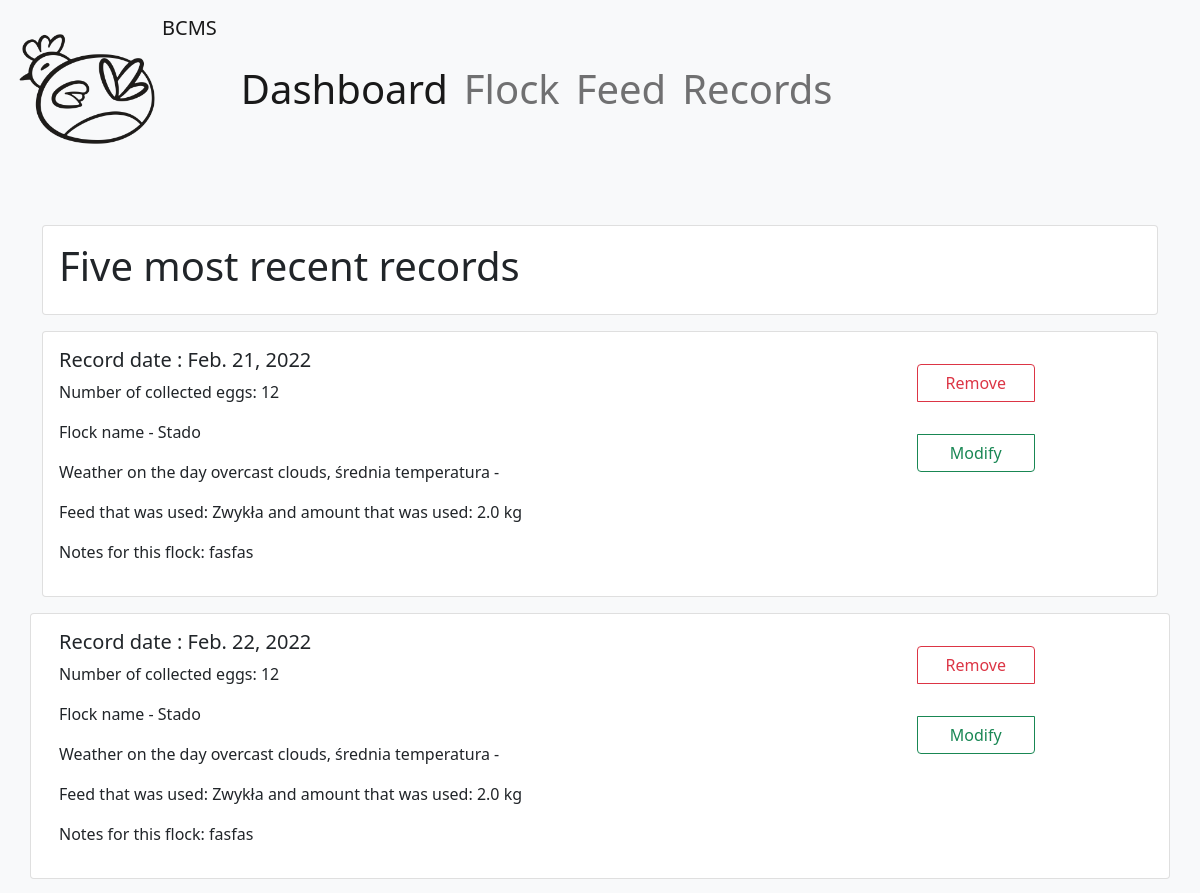
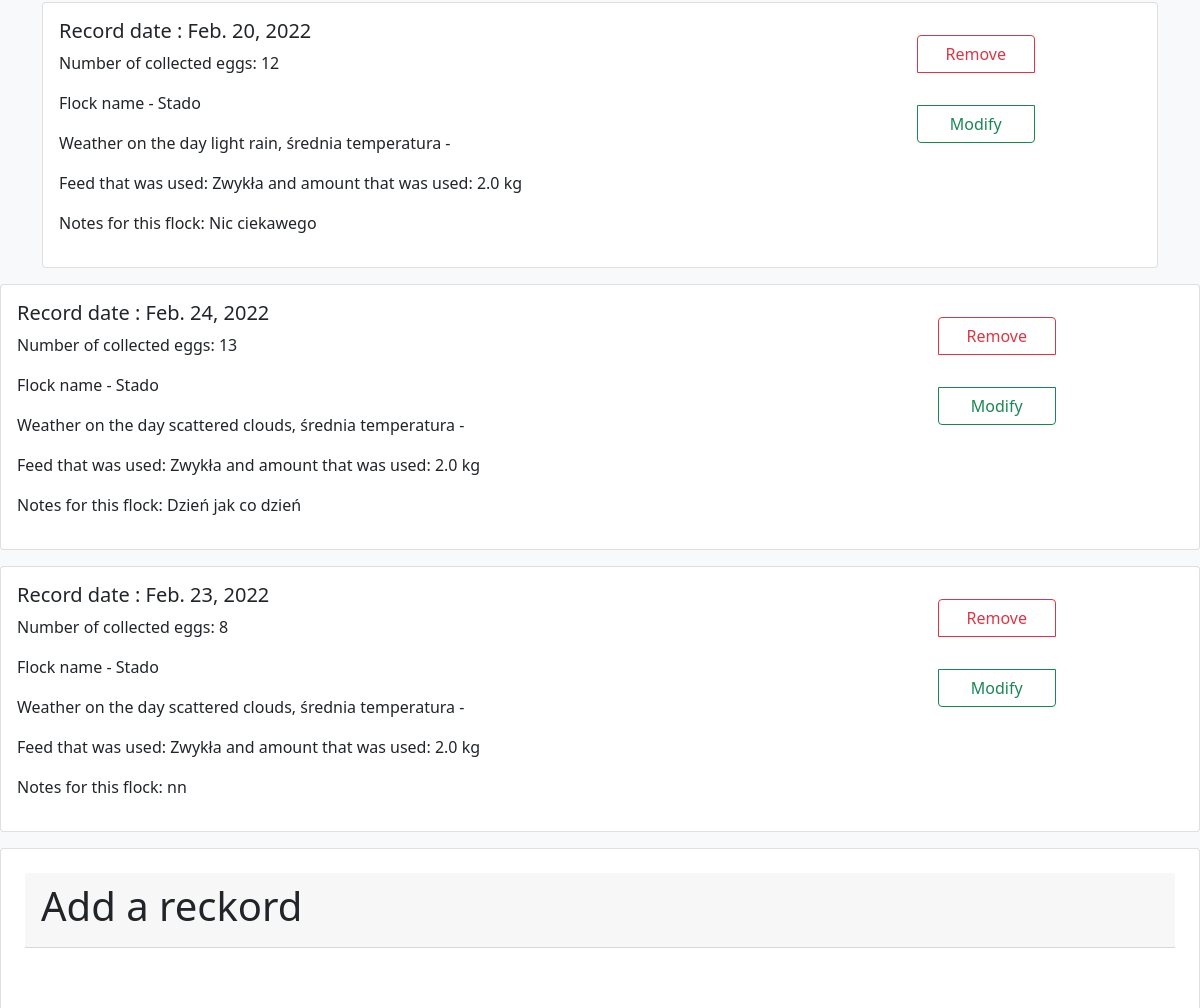
Page /frecords/ (upper part) on the earlier database version (2 pictures, top to bottom).
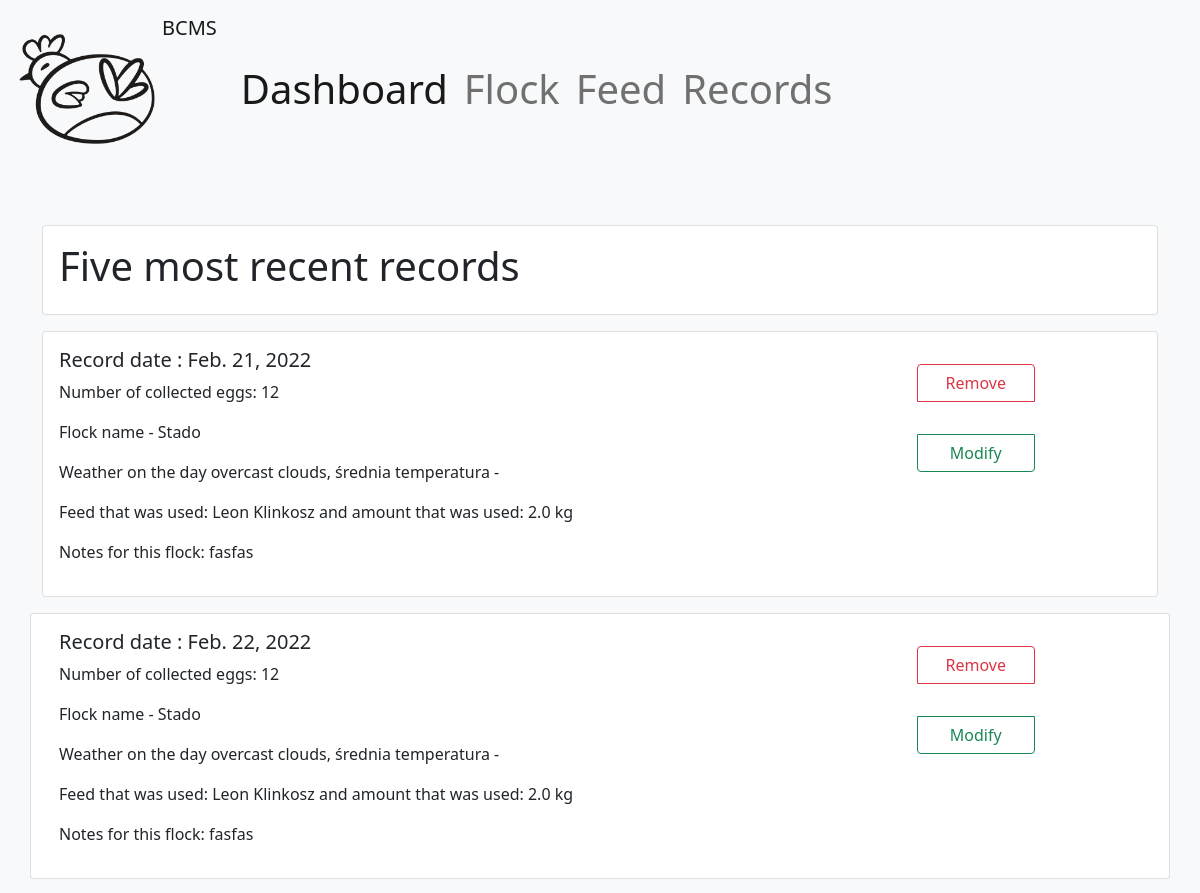
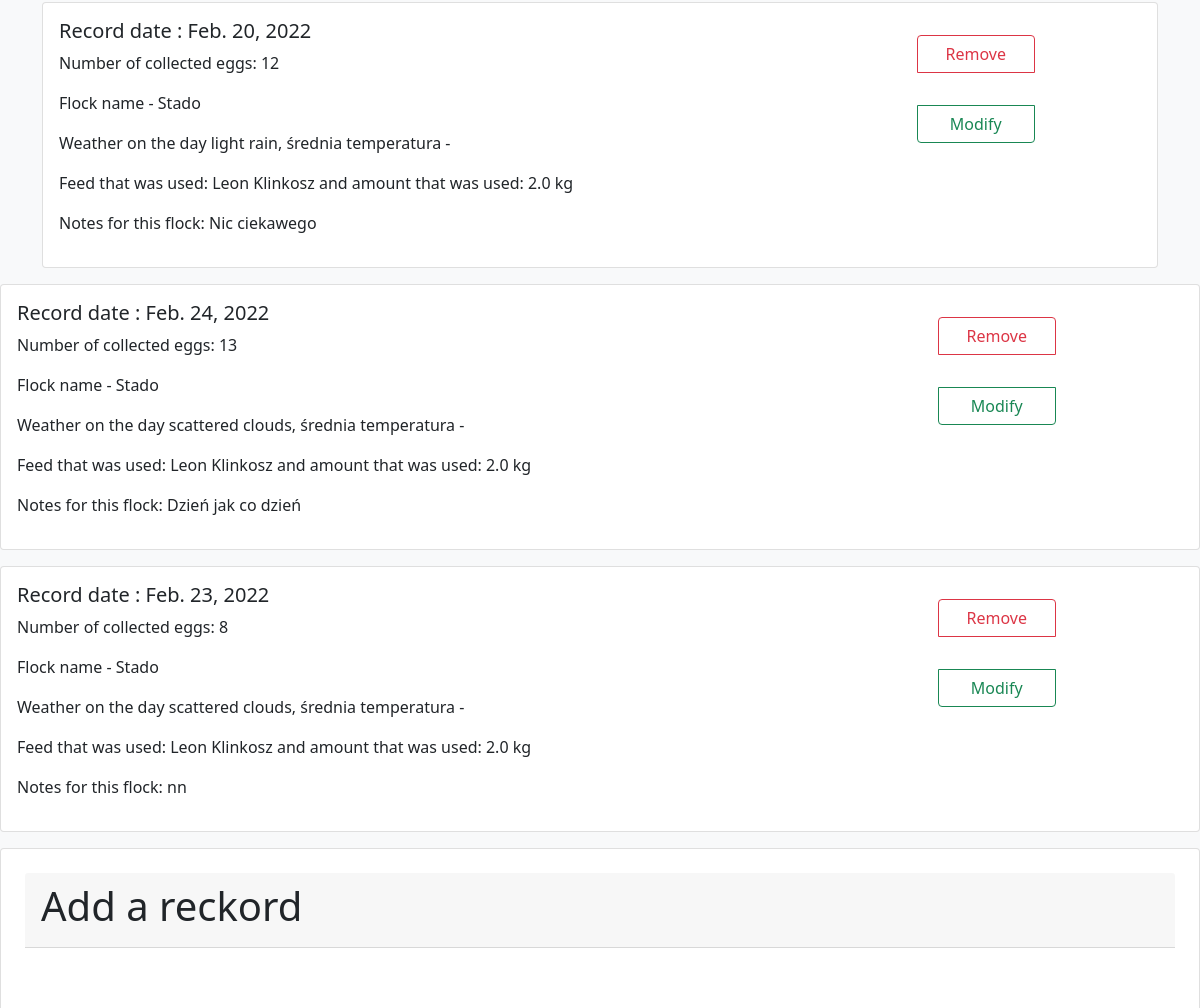
Same page on the later database version (2 pictures, top to bottom).
### home/models.py (models this page shows, shortened)
class CoupeDay(models.Model):
    date = models.DateField(unique=True, default=date.today)
    collected_eggs = models.IntegerField()
    flock = models.ForeignKey(Flock, on_delete=models.PROTECT)
    notes = models.CharField(max_length=255)
    weather = models.OneToOneField(Weather, on_delete=models.CASCADE)
    feed = models.ForeignKey(Feed, on_delete=models.PROTECT)
    feed_amount_kg = models.DecimalField(max_digits=4, decimal_places=1)

class Feed(models.Model):
    name = models.CharField(max_length=64)
    ingredients = models.CharField(max_length=255)
    notes = models.CharField(max_length=255)
    def __str__(self):
        return self.name

class Flock(models.Model):
    name = models.CharField(max_length=64)
    birds_count = models.IntegerField(verbose_name='birds')
    breed = models.CharField(max_length=64)
    notes = models.CharField(max_length=255)
    location = models.CharField(max_length=64)
    def __str__(self):
        return self.name

class Weather(models.Model):
    av_temp = models.SmallIntegerField()
    description = models.CharField(max_length=64)

### home/views.py (the view, shortened to what this page needs)
# urls.py: path('frecords/', CoupeDayView.as_view(), name='records'),
class CoupeDayView(View):
    def get(self, request):
        form = CoupeDayForm()
        records = CoupeDay.objects.all()[:5]
        ctx = {
            'form': form,
            'records': records
        }
        return render(request, 'home/records-view.html', ctx)

### home/templates/home/records-view.html (shortened to what this page needs)
{% extends 'base.html' %}
{% load crispy_forms_filters %}
{% load crispy_forms_tags %}
{% load static %}
{% block content %}
    <body class="bg-light">
    <div class="card mb-3 ">
        <div class="card-body">
            <h1> Five most recent records </h1>
        </div>
    </div>
    {% for record in records %}
        <div class="card mb3 mt-3">
            <div class="row">
                <div class="col-9">
                    <div>
                        <div class="card-body mb-3">
                            <h5 class="card-title">Record date : {{ record.date }}</h5>
                            <p class="card-text">Number of collected eggs: {{ record.collected_eggs }}</p>
                            <p class="card-text">Flock name - {{ record.flock.name }}</p>
                            <p class="card-text">Weather on the day {{ record.weather.description }}, średnia temperatura - {{ reckord.weather.temp}} </p>
                            <p class="card-text">Feed that was used: {{ record.feed.name }} and amount that was used: {{ record.feed_amount_kg }} kg </p>
                            <p class="card-text">Notes for this flock: {{ record.notes }}</p>
                        </div>
                    </div>
                </div>
                <div class="col-3 card-body mb3  ">
                    <div class="btn-group-vertical ">
                        <a href="#" class="btn btn-outline-danger m-3 ">Remove</a>
                        <a href="#" class="btn btn-outline-success m-3">Modify</a>
                    </div>
                </div>
            </div>
        </div>
        </div>
    {% empty %}
        <div class="card mb-3">
            <div class="card-body">
                <h5> No records in database yet. Pleas add one below </h5>
            </div>
        </div>
    {% endfor %}
    <form action="" method="post">
        <div class="card mt-3">
            <div class="card-body mb-3">
                <div class="card-header mb-3" style="height: 75px; margin: 8px; align-content: center">
                    <h1>Add a reckord</h1>
                </div>
            </div>
            <div class="card-body">
            </div>
        </div>
    </form>
    </body>
{% endblock %}

Differences in the rows shown:
changed through a linked row, CoupeDay "Feb. 21, 2022": feed.name "Zwykła" → "Leon Klinkosz"
changed through a linked row, CoupeDay "Feb. 22, 2022": feed.name "Zwykła" → "Leon Klinkosz"
changed through a linked row, CoupeDay "Feb. 20, 2022": feed.name "Zwykła" → "Leon Klinkosz"
changed through a linked row, CoupeDay "Feb. 24, 2022": feed.name "Zwykła" → "Leon Klinkosz"
changed through a linked row, CoupeDay "Feb. 23, 2022": feed.name "Zwykła" → "Leon Klinkosz"
